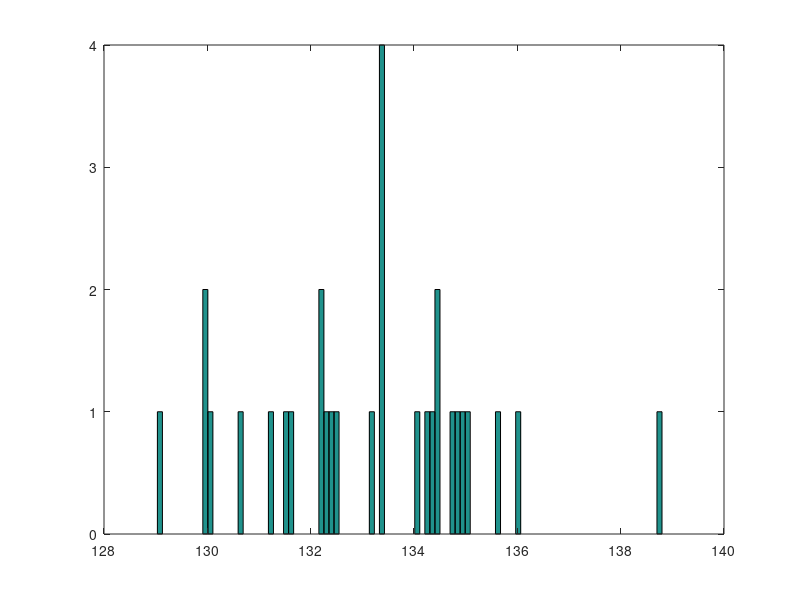

Reproduce this figure in MATLAB.
% 1.
% log L = -l * n + (Sum x_i) log l - Sum log (x_i!)
% d log L / d l = -n + (Sum x_i) / l = 0 
% QED

% 2.

M = 1000;
n = 30;
lambda = 4;

for sample=1:M
    for i=1:n
        S(sample, i) = poissrnd(lambda);
    end
end

mu_lambda = sum(S)/n;
mu_lambda_avg = sum(mu_lambda)/M;

hist(mu_lambda, 100);
